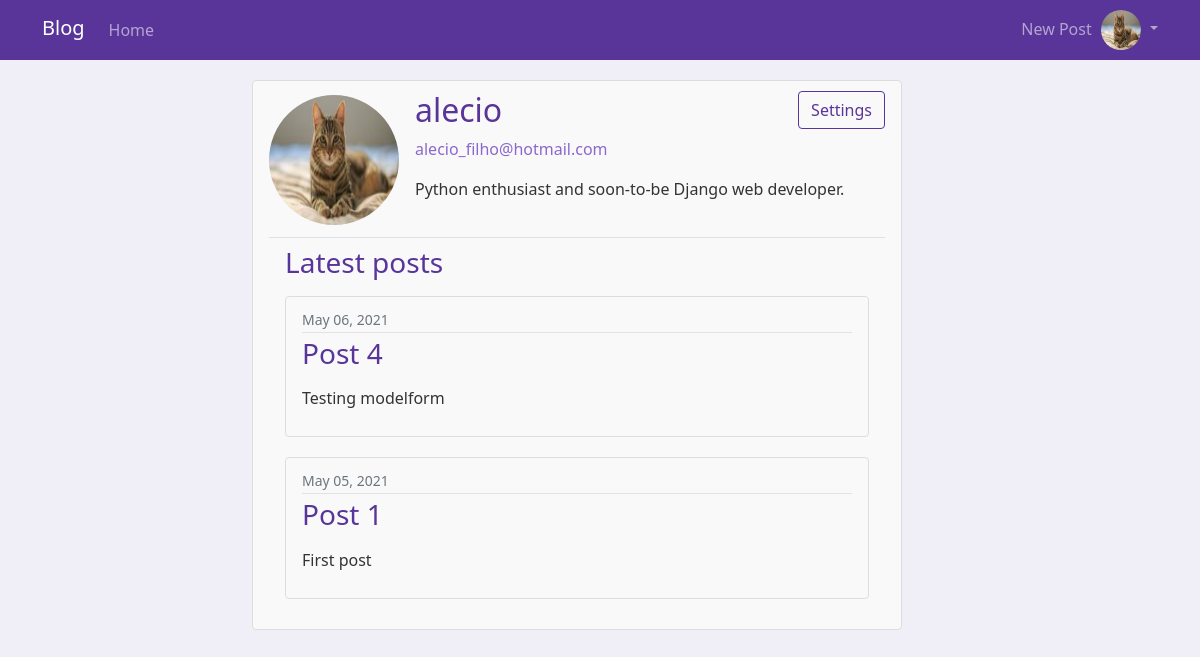
The page /profile/alecio/ (signed in) on the database its author committed.
### useraccounts/models.py (models this page shows, shortened)
class Profile(models.Model):
    user = models.OneToOneField(User, on_delete=models.CASCADE)
    bio = models.TextField(max_length=500, blank=True, null=True)
    profile_pic = models.ImageField(upload_to='profile_pictures', default='avatar.jfif')

### posts/models.py (models this page shows, shortened)
class Post(models.Model):
    author = models.ForeignKey(User, on_delete=models.CASCADE)
    title = models.CharField(max_length=100)
    content = models.TextField(max_length=200)
    pub_date = models.DateTimeField(auto_now_add=True)

### useraccounts/views.py (the view)
# urls.py: path('profile/<str:username>/', profile_view, name='profile'),
def profile_view(request, username):
    user = get_object_or_404(User, username=username)
    latest_posts = Post.objects.filter(author__exact=user).order_by("-pub_date")[:5]
    context = {
        "user": user,
        "posts": latest_posts
    }
    return render(request, "useraccounts/profile.html", context)

### useraccounts/templates/useraccounts/profile.html (shortened to what this page needs)
{% extends "base.html" %}
{% block content %}
    <div class="content-section">
        <div class="d-flex pb-2 mb-2 border-bottom">
            <img class="flex-shrink-0 me-3 mt-1 mb-1 rounded-circle" style="width:130px;height:130px;" src="{{ user.profile.profile_pic.url }}" alt="Profile picture">
            <div class="w-100">
                <div class="d-flex">
                    <h2 class="title text-purple-600 w-100">{{ user.username }}</h2>
                    {% if user == request.user %}
                        <a class="form-label" href="/profile/settings/">
                            <button type="submit" class="btn btn-outline-purple">Settings</button>
                        </a>
                    {% endif %}
                </div>
                <p class="text-purple-400">{{ user.email }}</p>
                <p class="post-content">{{ user.profile.bio }}</p>
            </div>
        </div>
        <div class="px-3">
            <h3 class="text-purple-600 mb-3">Latest posts</h3>
            {% for post in posts %}
                <div class="content-section w-100">
                    <div class="post-metadata">
                        <small class="text-muted text-end">{{ post.pub_date|date:"F d, Y" }}</small>
                    </div>
                    <h3><a class="title link-purple-600 text-decoration-none" href="/{{ post.pk }}/">{{ post.title }}</a></h3>
                    <p class="post-content">{{ post.content|linebreaks }}</p>
                </div>
            {% endfor %}
        </div>
    </div>
{% endblock content %}

### templates/base.html (shortened to what this page needs)
{% load static %}
<!doctype html>
<html lang="en">
    <head>
        <link href="https://cdn.jsdelivr.net/npm/bootstrap@5.0.0-beta3/dist/css/bootstrap.min.css" rel="stylesheet">
        <link rel="stylesheet" type="text/css" href="{% static 'css/main.css' %}">
    </head>
    <body>
        <nav class="navbar navbar-expand-md navbar-dark fixed-top bg-purple-600">
            <div class="container">
                <a class="navbar-brand mb-1" href="/">Blog</a>
                <div class="collapse navbar-collapse navbar-display-flex" id="navbarCollapse">
                    <ul class="navbar-nav me-auto mb-2 mb-md-0">
                        <li class="">
                            <a class="nav-link" aria-current="page" href="/">Home</a>
                    </ul>
                    <ul class="navbar-nav mb-md-0">
                        {% if request.user.is_authenticated %}
                            <li class="nav-item">
                                <a class="nav-link" href="/new/">New Post</a>
                            </li>
                            <li class="nav-item dropdown">
                                <a class="nav-link dropdown-toggle p-0" href="#" id="dropdown07" data-bs-toggle="dropdown" aria-expanded="false">
                                    <button class="btn p-0">
                                        <img class="flex-shrink-0 rounded-circle" style="width:40px;height:40px;" src="{{ user.profile.profile_pic.url }}" alt="Profile picture">
                                    </button>
                                </a>
                            </li>
                        {% endif %}
                    </ul>
                </div>
            </div>
        </nav>
        <main class="container justify-content-center">
            <div class="col-8 offset-2 ps-4">
                {% block content %}{% endblock %}
            </div>
            <div class="col-5 offset-3 ps-5 pt-5">
            </div>
        </main>
    </body>
</html>

### static/css/main.css (style rules this page uses)
body { background: #f0eef7; color: #333333; margin-top: 5rem; height: 100%; z-index: 0; }
.content-section { background: #f9f9fa; padding: 10px 16px; border: 1px solid #dddddd; border-radius: 4px; margin-bottom: 20px; max-width: 650px; }
.nav-link { margin: 30px, 30px; }
.navbar-display-flex { display: flex; justify-content: space-between; }
.post-metadata { padding-bottom: 1px; margin-bottom: 4px; border-bottom: 1px solid #e3e3e3; }
.title { font-weight: 500; }
.bg-purple-600 { color: #fff; background-color: #59359a; }
.text-purple-400, .link-purple-400 { color: #8c68cd; }
.text-purple-600, .link-purple-600 { color:#59359a; }
.btn-outline-purple { color: #59359a; border-color: #59359a; }

### rows shown on the page
Post: pub_date "May 06, 2021", title "Post 4", content "Testing modelform"
Post: pub_date "May 05, 2021", title "Post 1", content "First post"

### other values the page prints
{{ user.username }} "alecio"
{{ user.email }} "alecio_filho@hotmail.com"
{{ user.profile.bio }} "Python enthusiast and soon-to-be Django web developer."
